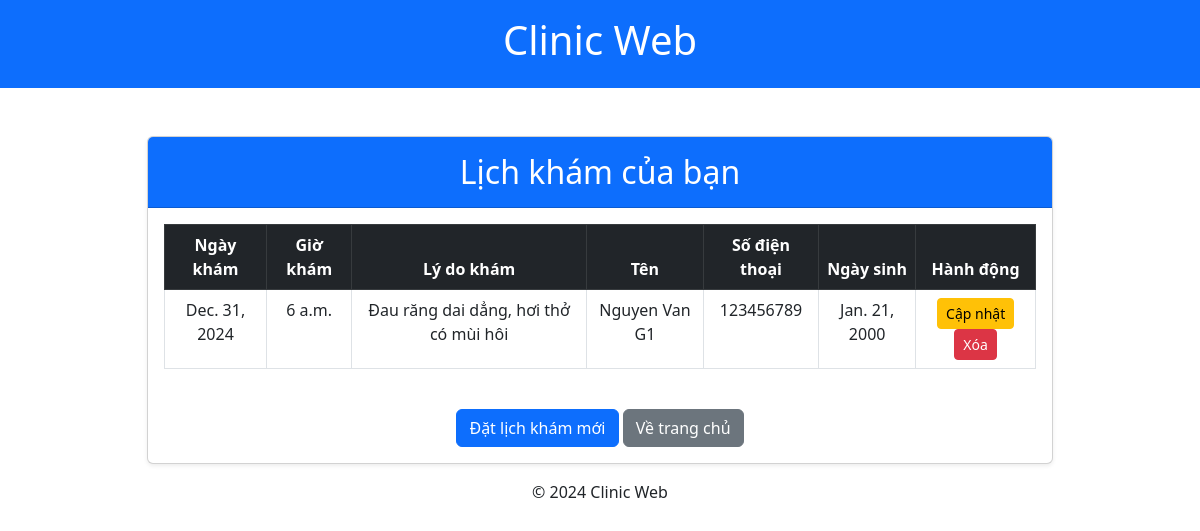
Screenshot of /view-appointments/ (signed in) with the database file from the repository.
### web_core/models.py (models this page shows, shortened)
class Appointment(models.Model):
    STATUS_CHOICES = (
        ('pending', 'Pending'),
        ('completed', 'Completed'),
        ('cancelled', 'Cancelled'),
    )
    user = models.ForeignKey(User, on_delete=models.CASCADE, verbose_name="Người dùng")
    name = models.CharField(max_length=100, default='Unknown')
    date_of_birth = models.DateField(default='2000-01-01')
    phone_number = models.CharField(max_length=15, default='0000000000')
    date = models.DateField(verbose_name="Ngày khám")
    time = models.TimeField(verbose_name="Giờ khám")
    reason = models.TextField(verbose_name="Lý do khám", blank=True, null=True)
    status = models.CharField(max_length=20, choices=STATUS_CHOICES, default='pending')
    created_at = models.DateTimeField(auto_now_add=True, verbose_name="Ngày tạo")

### web_core/views.py (the view)
# urls.py: path('view-appointments/', views.view_appointments, name='view_appointments'),
@login_required(login_url='login')
def view_appointments(request):
    user_group = request.user.groups.first()
    if user_group and user_group.name == 'admin':
        appointments = Appointment.objects.all()
    elif user_group and user_group.name == 'customer':
        appointments = Appointment.objects.all()
    else:
        appointments = Appointment.objects.filter(user=request.user)
    context = {'appointments': appointments}
    return render(request, 'web_core/view_appointments.html', context)

### web_core/templates/web_core/view_appointments.html
{% extends "web_core/base.html" %}
{% block content %}
<div class="container mt-5">
    <div class="row justify-content-center">
        <div class="col-lg-10">
            <div class="card shadow-sm">
                <div class="card-header bg-primary text-white text-center">
                    <h2 class="my-2">Lịch khám của bạn</h2>
                </div>
                <div class="card-body">
                    {% if appointments %}
                    <div class="table-responsive">
                        <table class="table table-hover table-bordered text-center">
                            <thead class="table-dark">
                                <tr>
                                    <th>Ngày khám</th>
                                    <th>Giờ khám</th>
                                    <th>Lý do khám</th>
                                    <th>Tên</th>
                                    <th>Số điện thoại</th>
                                    <th>Ngày sinh</th>
                                    <th>Hành động</th>
                                </tr>
                            </thead>
                            <tbody>
                                {% for appointment in appointments %}
                                <tr>
                                    <td>{{ appointment.date|date:"M. d, Y" }}</td>
                                    <td>{{ appointment.time|time:"g a" }}</td>
                                    <td>{{ appointment.reason }}</td>
                                    <td>{{ appointment.name }}</td>
                                    <td>{{ appointment.phone_number }}</td>
                                    <td>{{ appointment.date_of_birth|date:"M. d, Y" }}</td>
                                    <td>
                                        <a href="{% url 'update_appointment' appointment.pk %}" class="btn btn-sm btn-warning">Cập nhật</a>
                                        <a href="{% url 'delete_appointment' appointment.pk %}" class="btn btn-sm btn-danger"
                                           onclick="return confirm('Bạn có chắc muốn xóa không?');">Xóa</a>
                                    </td>
                                </tr>
                                {% endfor %}
                            </tbody>
                        </table>
                    </div>
                    {% else %}
                    <div class="alert alert-info text-center">
                        Không có lịch khám nào.
                    </div>
                    {% endif %}
                    <div class="text-center mt-4">
                        <a href="{% url 'book_appointment' %}" class="btn btn-primary">Đặt lịch khám mới</a>
                        <a href="{% url 'home' %}" class="btn btn-secondary">Về trang chủ</a>
                    </div>
                </div>
            </div>
        </div>
    </div>
</div>
{% endblock %}

### rows the page displays
Appointment: date "Dec. 31, 2024", time "6 a.m.", reason "Đau răng dai dẳng, hơi thở có mùi hôi", name "Nguyen Van G1", phone_number "123456789", date_of_birth "Jan. 21, 2000"
